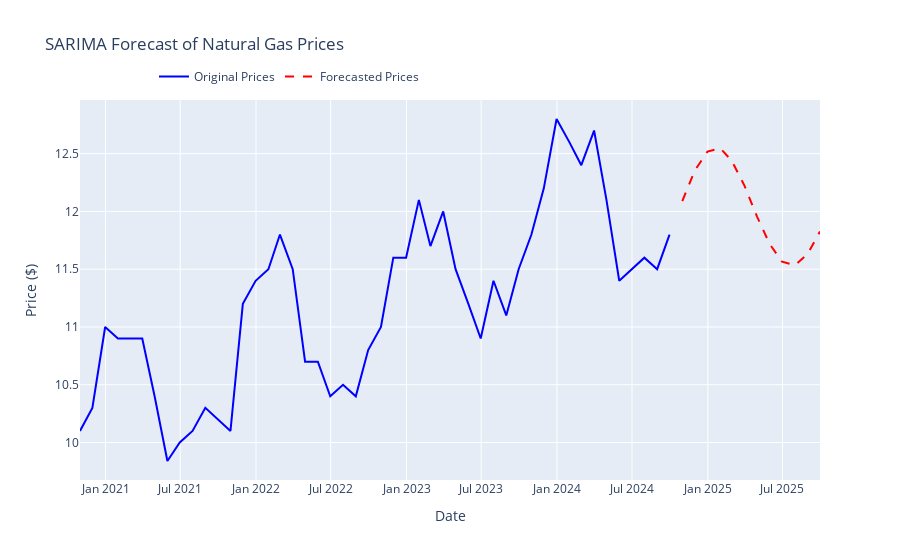

The notebook cell saved with this chart:
### Markdown cell above
## Plotting the forecast with plotly

### Code cell
import plotly.graph_objects as go
# Define the last date in the dataset
last_date = data.index[-1]

# Define the start date for forecasting
start_date = last_date + pd.DateOffset(months=1)

# Define the end date for forecasting 
end_date = last_date + pd.DateOffset(months=13)

# Forecast prices starting from the specified start date
forecast = sarima_results.predict(start=start_date, end=end_date)

# Create traces
trace_original = go.Scatter(x=data.index, y=data['Prices'], mode='lines', name='Original Prices', line=dict(color='blue'))
trace_forecasted = go.Scatter(x=pd.date_range(start=start_date, end=end_date, freq='M'), y=forecast, mode='lines', name='Forecasted Prices', line=dict(color='red', dash='dash'))

# Create layout
layout = go.Layout(title='SARIMA Forecast of Natural Gas Prices',
                   xaxis=dict(title='Date'),
                   yaxis=dict(title='Price ($)'),
                   legend=dict(x=0.1, y=1.1, orientation='h'))

# Create figure
fig = go.Figure(data=[trace_original, trace_forecasted], layout=layout)

# Show plot
fig.show()

# Create a new dataset with forecasted data
forecasted_data = pd.DataFrame(index=pd.date_range(start=start_date, end=end_date, freq='M'))
forecasted_data['Forecasted Prices'] = forecast

print(forecasted_data)

### Figure 1 — Plotly figure (JSON) as saved in the notebook; plotly's stock layout.template omitted (floating-point values rounded to 4 significant figures)
{"data": [{"line": {"color": "blue"}, "mode": "lines", "name": "Original Prices", "type": "scatter", "x": ["2020-10-31T00:00:00", "2020-11-30T00:00:00", "2020-12-31T00:00:00", "2021-01-31T00:00:00", "2021-02-28T00:00:00", "2021-03-31T00:00:00", "2021-04-30T00:00:00", "2021-05-31T00:00:00", "2021-06-30T00:00:00", "2021-07-31T00:00:00", "2021-08-31T00:00:00", "2021-09-30T00:00:00", "2021-10-31T00:00:00", "2021-11-30T00:00:00", "2021-12-31T00:00:00", "2022-01-31T00:00:00", "2022-02-28T00:00:00", "2022-03-31T00:00:00", "2022-04-30T00:00:00", "2022-05-31T00:00:00", "2022-06-30T00:00:00", "2022-07-31T00:00:00", "2022-08-31T00:00:00", "2022-09-30T00:00:00", "2022-10-31T00:00:00", "2022-11-30T00:00:00", "2022-12-31T00:00:00", "2023-01-31T00:00:00", "2023-02-28T00:00:00", "2023-03-31T00:00:00", "2023-04-30T00:00:00", "2023-05-31T00:00:00", "2023-06-30T00:00:00", "2023-07-31T00:00:00", "2023-08-31T00:00:00", "2023-09-30T00:00:00", "2023-10-31T00:00:00", "2023-11-30T00:00:00", "2023-12-31T00:00:00", "2024-01-31T00:00:00", "2024-02-29T00:00:00", "2024-03-31T00:00:00", "2024-04-30T00:00:00", "2024-05-31T00:00:00", "2024-06-30T00:00:00", "2024-07-31T00:00:00", "2024-08-31T00:00:00", "2024-09-30T00:00:00"], "y": [10.1, 10.3, 11, 10.9, 10.9, 10.9, 10.4, 9.84, 10, 10.1, 10.3, 10.2, 10.1, 11.2, 11.4, 11.5, 11.8, 11.5, 10.7, 10.7, 10.4, 10.5, 10.4, 10.8, 11, 11.6, 11.6, 12.1, 11.7, 12, 11.5, 11.2, 10.9, 11.4, 11.1, 11.5, 11.8, 12.2, 12.8, 12.6, 12.4, 12.7, 12.1, 11.4, 11.5, 11.6, 11.5, 11.8]}, {"line": {"color": "red", "dash": "dash"}, "mode": "lines", "name": "Forecasted Prices", "type": "scatter", "x": ["2024-10-31T00:00:00", "2024-11-30T00:00:00", "2024-12-31T00:00:00", "2025-01-31T00:00:00", "2025-02-28T00:00:00", "2025-03-31T00:00:00", "2025-04-30T00:00:00", "2025-05-31T00:00:00", "2025-06-30T00:00:00", "2025-07-31T00:00:00", "2025-08-31T00:00:00", "2025-09-30T00:00:00"], "y": [12.09, 12.35, 12.52, 12.55, 12.44, 12.22, 11.96, 11.72, 11.56, 11.53, 11.63, 11.83, 12.07]}], "layout": {"autosize": true, "legend": {"orientation": "h", "x": 0.1, "y": 1.1}, "title": {"text": "SARIMA Forecast of Natural Gas Prices"}, "xaxis": {"autorange": true, "range": ["2020-10-31", "2025-09-30"], "title": {"text": "Date"}, "type": "date"}, "yaxis": {"autorange": true, "range": [9.676, 12.96], "title": {"text": "Price ($)"}, "type": "linear"}}}
